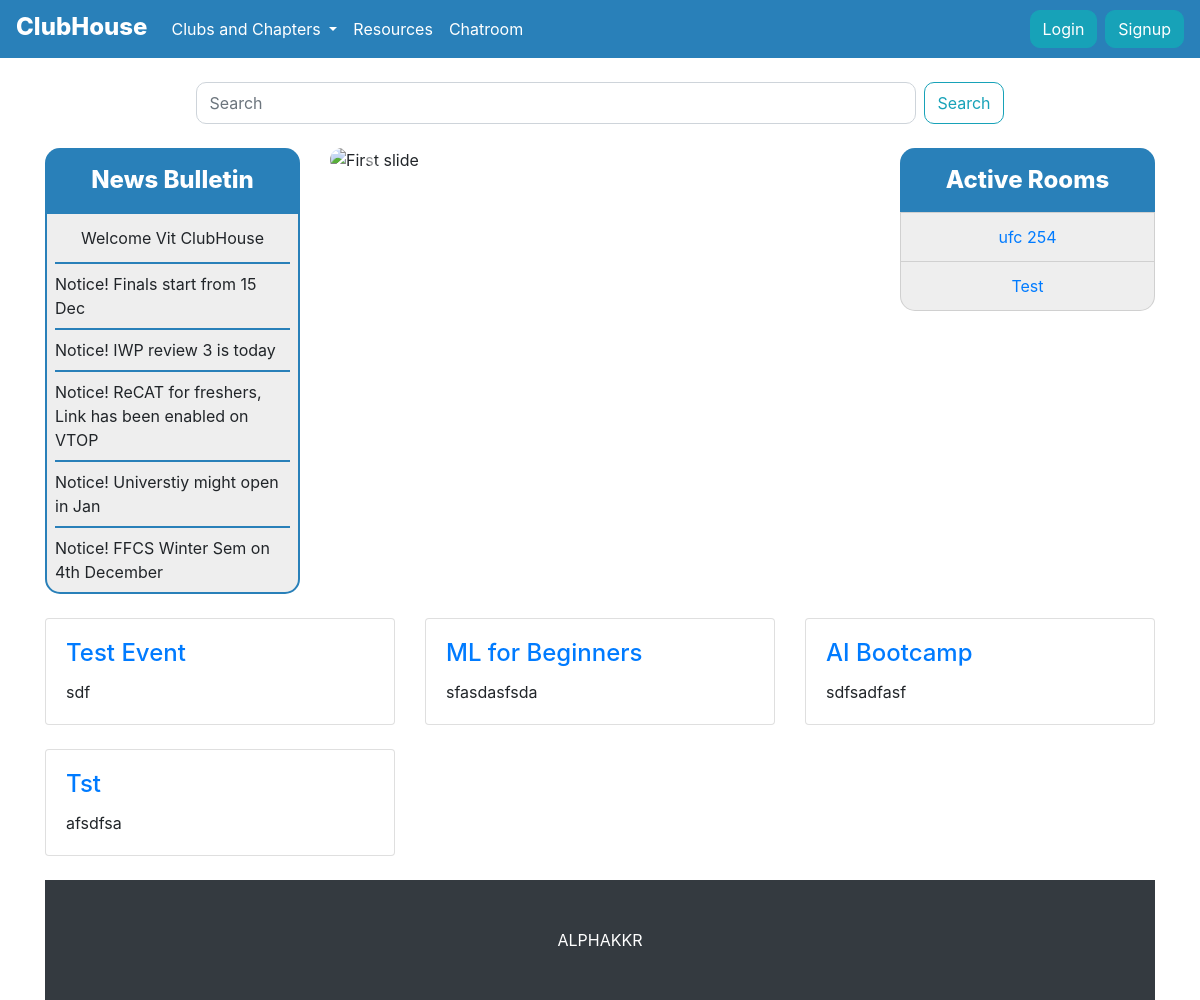
The page / on the database its author committed.
### chatapp/models.py (models this page shows, shortened)
class Room(models.Model):
    user = models.ForeignKey(UserAccount, on_delete=models.CASCADE, null=True)
    name = models.TextField(max_length=200, primary_key=True)
    created = models.DateTimeField(auto_now_add=True, null=True)
    ipaddress = models.GenericIPAddressField(null=True)

### clubs/models.py (models this page shows, shortened)
class ClubEvent(models.Model):
    club_name       = models.ForeignKey(ClubAccount, on_delete=models.CASCADE, null=True)
    event_name      = models.CharField(max_length=100 ,default='', null=False, primary_key=True)
    event_desc      = models.TextField(default='', max_length=1000, null=True)
    event_poster    = models.ImageField(upload_to=path_and_rename_events, default='', null=True, storage=gd_storage, blank=True)
    poster_url      = models.URLField(default='', null=True, blank=True)
    event_url       = models.URLField(default='', null=True)

### homepage/views.py (the view)
# urls.py: path('', views.index, name='index'),
def index(request):
    if request.user.is_anonymous:
        return render(request, 'homepage/index.html', {'form_action': 'login', 'button_name': 'Login','objects': Room.objects.all(),'objects1':ClubEvent.objects.all()})
    else:
        return render(request, 'homepage/index.html', {'form_action': 'profile', 'button_name': 'Profile','objects': Room.objects.all(),'objects1':ClubEvent.objects.all()})

### homepage/templates/homepage/index.html (shortened to what this page needs)
<!doctype html>
<html lang="en">
<head>
    <link rel="stylesheet" href="https://stackpath.bootstrapcdn.com/bootstrap/4.5.0/css/bootstrap.min.css"
>
    <link rel="stylesheet" href="//code.jquery.com/ui/1.12.1/themes/base/jquery-ui.css">
</head>
<body>
    <nav class="navbar navbar-expand-lg navbar-light bg-light sticky-top" style = 'color: white !important; background-color: #2980B9!important;'>
        <a class=" navbar-brand" style = "color:white; font-weight: 800; font-size: 1.5rem; padding-top: 1px;" href="/">ClubHouse</a>
        <div class="collapse navbar-collapse" id="navbarSupportedContent">
            <ul class="navbar-nav mr-auto">
                <li class="nav-item dropdown">
                    <a class="nav-link dropdown-toggle" style = "color:white"href="#" id="navbarDropdown" role="button"
                        data-toggle="dropdown" aria-haspopup="true" aria-expanded="false">
                        Clubs and Chapters
                    </a>
                </li>
                <li class="nav-item">
                    <a class="nav-link" href="/resources/" style = "color:white">Resources</a>
                </li>
                <li class="nav-item">
                    <a class="nav-link" style = "color:white" href="/chatroom/">Chatroom</a>
                </li>
            </ul>
            <form action="/accounts/{{form_action}}/">
                <div>
                    <button class="srround btn btn-info mr-2 "  type="submit"
                        id='{{form_action}}'>{{button_name}}</button>
                </div>
            </form>
            <form action="accounts/signup/">
                <div>
                    <button class="srround btn b'width:100% btn-info " type="submit"  id='signup'>Signup</button>
                </div>
            </form>
        </div>
        {% if user.is_authenticated %}
        {% load i18n %}
        {% endif %}
    </nav>
    <div>
        <br>
        <form class="form-inline my-2 my-lg-0 justify-content-center mr-2 ml-2" method="get" action="searchpage/">
            <div class='row' style='width:100%'>
                <div style='margin:auto'>
                    <span>
                        <input class="srround form-control mr-sm-2 " id='searchinput' type="search"
                            style='margin-right:0px' placeholder="Search" aria-label="Search" name="term">
                    </span>
                    <span>
                        <button class="srround btn btn-outline-info my-sm-0 " id='searchbutton'
                            type="submit">Search</button>
                    </span>
                </div>
            </div>
        </form>
    </div>
    <div class="container">
        <div class="row">
            <div class="col-lg-3 my-4" >
                <div class="news" style = 'border-radius: 15px 15px 0 0; '>
                    <h4 style='overflow: hidden;margin-bottom:0; background-color: #2980B9; color:white; font-weight: 800; text-align: center; height: 4rem; display:flex; justify-content: center; align-content: center;
                    flex-direction: column ;'>News Bulletin</h4>
                </div>
                <div class="list-group news" style='border: 2px solid #2980B9; padding: 8px;border-radius:  0 0 15px 15px;'>
                    <li href="#" class='my-1'
                        style="list-style-type: none; text-align:center ;display: flex;justify-content: center;align-content: center;flex-direction: column;">
                        Welcome Vit ClubHouse</li>
                    <div class='my-2' style="border: 1px solid #2980B9;">
                    </div>
                    <li href="#" style="list-style-type: none">Notice! Finals start from 15 Dec</li>
                    <div class='my-2' style="border: 1px solid #2980B9;">
                    </div>
                    <li href="#" style="list-style-type: none">Notice! IWP review 3 is today</li>
                    <div class='my-2' style="border: 1px solid #2980B9;">
                    </div>
                    <li href="#" style="list-style-type: none">Notice! ReCAT for freshers, Link has been enabled on VTOP
                    </li>
                    <div class='my-2' style="border: 1px solid #2980B9;">
                    </div>
                    <li href="#" style="list-style-type: none">Notice! Universtiy might open in Jan</li>
                    <div class='my-2' style="border: 1px solid #2980B9;">
                    </div>
                    <li href="#" style="list-style-type: none">Notice! FFCS Winter Sem on 4th December</li>
                </div>
            </div>
            <div class="col-lg-6">
                <div id="carouselExampleIndicators" class="carousel slide my-4" data-ride="carousel">
                    <ol class="carousel-indicators">
                        <li data-target="#carouselExampleIndicators" data-slide-to="0" class="active"></li>
                        <li data-target="#carouselExampleIndicators" data-slide-to="1"></li>
                        <li data-target="#carouselExampleIndicators" data-slide-to="2"></li>
                    </ol>
                    <div class="carousel-inner" role="listbox">
                        <div class="carousel-item active">
                            <img class="d-block img-fluid" src="media/first" alt="First slide">
                        </div>
                    </div>
                    <a class="carousel-control-prev" href="#carouselExampleIndicators" role="button" data-slide="prev">
                        <span class="carousel-control-prev-icon" aria-hidden="true"></span>
                    </a>
                    <a class="carousel-control-next" href="#carouselExampleIndicators" role="button" data-slide="next">
                        <span class="carousel-control-next-icon" aria-hidden="true"></span>
                    </a>
                </div>
            </div>
            <div class="col-lg-3 my-4" style='text-align: center'>
                <div class="news" style = 'border-radius: 15px 15px 0 0; '>
                    <h4 style='overflow: hidden;margin-bottom:0; background-color: #2980B9; color:white; font-weight: 800; text-align: center; height: 4rem; display:flex; justify-content: center; align-content: center;
                    flex-direction: column ;'>Active Rooms</h4>
                </div>
                <div class="list-group " style = 'border-radius:  0 0 15px 15px; '>
                    {% for k in objects %}
                    {% if forloop.counter < 6 %} <a href="/chatroom/{{k.name}}"  style = 'background-color: #eeeeee' class="list-group-item">{{k.name}}</a>
                        {% endif %}
                        {% endfor %}
                </div>
            </div>
        </div>
        <div class="row">
            {% for i in objects1 %}
            <div class="col-lg-4 col-md-6 mb-4">
                <div class="card h-100">
                    <div class="card-body">
                        <h4 class="card-title">
                            <a href="#">{{i.event_name}}</a>
                        </h4>
                        <p class="card-text">{{i.event_desc}}</p>
                    </div>
                </div>
            </div>
            {% if forloop.counter|divisibleby:3 %}
        </div>
        <div class="row">
            {% endif %}
            {% endfor %}
        </div>
        <footer class="py-5 bg-dark">
            <div class="container">
                <p class="m-0 text-center text-white">ALPHAKKR</p>
            </div>
        </footer>
</body>
</html>

### homepage/templates/homepage/index.html (style rules this page uses)
.collapse { transition-delay: 1s; }
.srround { border-radius: 10px; }
#searchinput { width: 30vw; height: 42px; }
#searchbutton { height: 42px; float: right; }
@media only screen and (max-width:1200px) { #searchinput { width: 60vw; } }
.news { overflow: hidden; border-radius: 8px; background:#eeeeee; display: flex; justify-content: center; align-content: center; flex-direction: column; }
.carousel-inner { border-radius: 25px; background-color: rgba(0, 0, 0, 0); overflow: hidden; }

### rows shown on the page
Room: name "ufc 254"
Room: name "Test"
ClubEvent: event_name "Test Event", event_desc "sdf"
ClubEvent: event_name "ML for Beginners", event_desc "sfasdasfsda"
ClubEvent: event_name "AI Bootcamp", event_desc "sdfsadfasf"
ClubEvent: event_name "Tst", event_desc "afsdfsa"

### other values the page prints
{{ button_name }} "Login"
